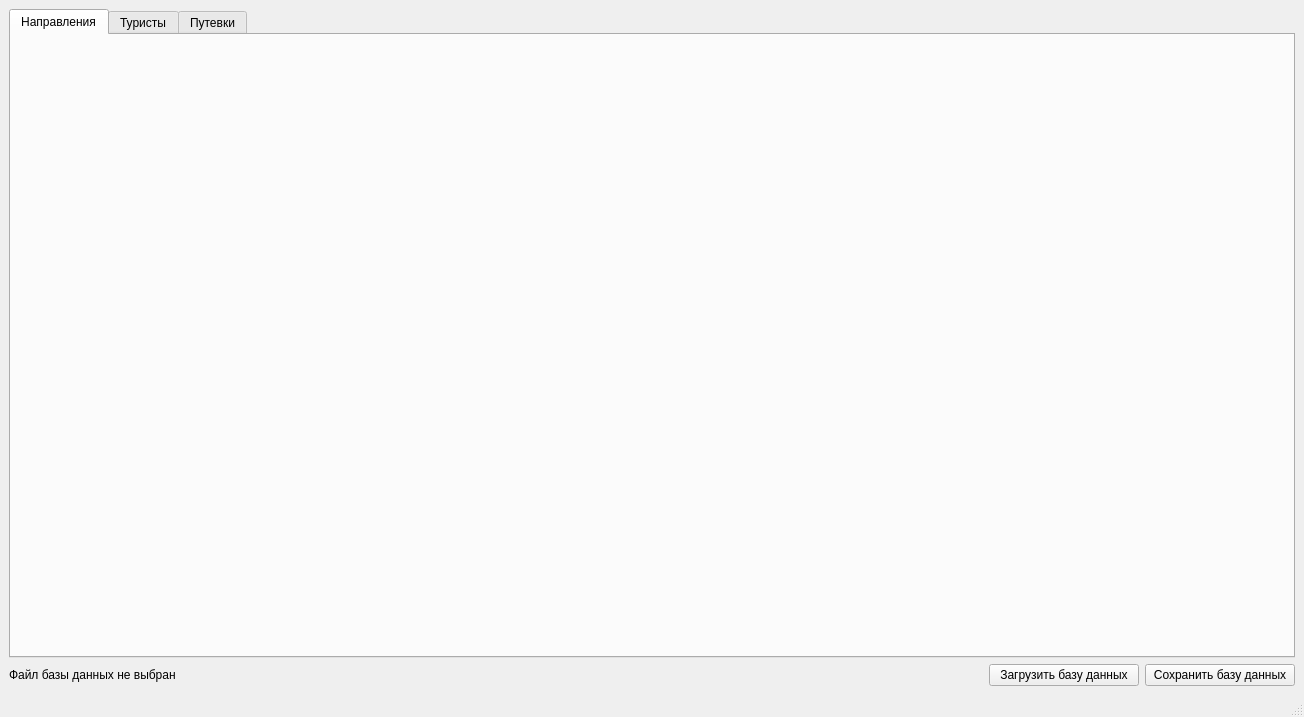
<?xml version="1.0" encoding="UTF-8"?>
<ui version="4.0">
 <class>MainWindow</class>
 <widget class="QMainWindow" name="MainWindow">
  <property name="geometry">
   <rect>
    <x>0</x>
    <y>0</y>
    <width>1304</width>
    <height>717</height>
   </rect>
  </property>
  <property name="windowTitle">
   <string>MainWindow</string>
  </property>
  <widget class="QWidget" name="centralwidget">
   <layout class="QVBoxLayout" name="verticalLayout">
    <item>
     <widget class="QTabWidget" name="tabWidget">
      <property name="currentIndex">
       <number>0</number>
      </property>
      <widget class="QWidget" name="destinationsTab">
       <attribute name="title">
        <string>Направления</string>
       </attribute>
      </widget>
      <widget class="QWidget" name="touristsTab">
       <attribute name="title">
        <string>Туристы</string>
       </attribute>
      </widget>
      <widget class="QWidget" name="touristPackagesTab">
       <attribute name="title">
        <string>Путевки</string>
       </attribute>
      </widget>
     </widget>
    </item>
    <item>
     <layout class="QHBoxLayout" name="lowerHorizontalLayout">
      <property name="spacing">
       <number>6</number>
      </property>
      <item>
       <widget class="QLabel" name="chosenFileLabel">
        <property name="text">
         <string>Файл базы данных не выбран</string>
        </property>
       </widget>
      </item>
      <item>
       <spacer name="horizontalSpacer">
        <property name="orientation">
         <enum>Qt::Orientation::Horizontal</enum>
        </property>
        <property name="sizeHint" stdset="0">
         <size>
          <width>40</width>
          <height>20</height>
         </size>
        </property>
       </spacer>
      </item>
      <item>
       <widget class="QPushButton" name="loadDatabaseButton">
        <property name="minimumSize">
         <size>
          <width>150</width>
          <height>0</height>
         </size>
        </property>
        <property name="text">
         <string>Загрузить базу данных</string>
        </property>
       </widget>
      </item>
      <item>
       <widget class="QPushButton" name="saveDatabaseButton">
        <property name="minimumSize">
         <size>
          <width>150</width>
          <height>0</height>
         </size>
        </property>
        <property name="text">
         <string>Сохранить базу данных</string>
        </property>
       </widget>
      </item>
     </layout>
    </item>
   </layout>
  </widget>
  <widget class="QStatusBar" name="statusbar"/>
 </widget>
 <resources/>
 <connections/>
</ui>
